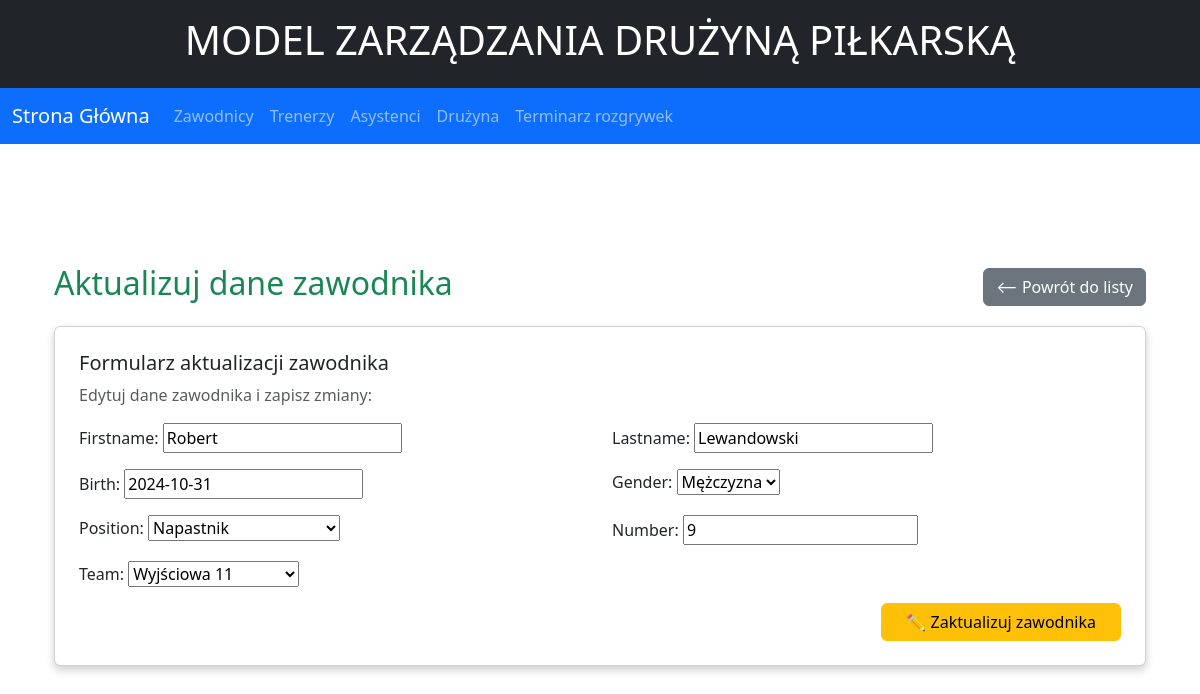
Page /player/9/change on the earlier database version.
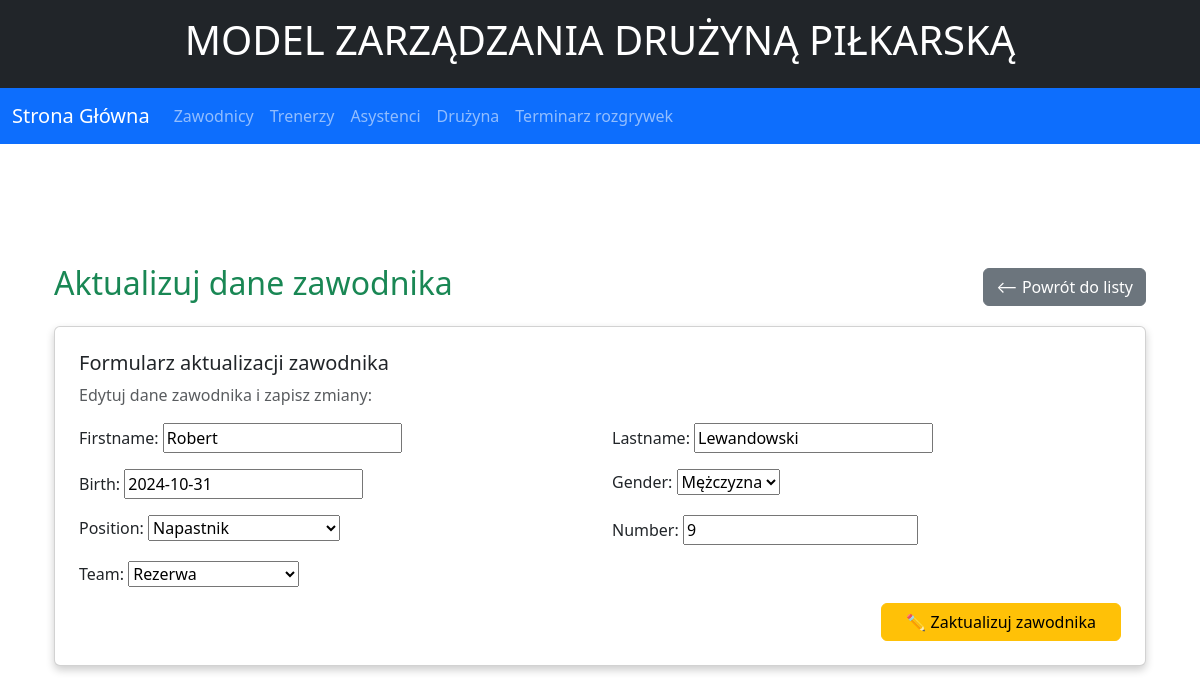
Same page on the later database version.
### Legia/models.py (models this page shows, shortened)
class Player(models.Model):
    firstname = models.CharField(max_length=50)
    lastname = models.CharField(max_length=50)
    birth = models.DateField()
    gender = models.CharField(max_length=100, choices=PLEC, null=True)
    position = models.CharField(max_length=100, choices=POSITIONS)
    number = models.PositiveBigIntegerField()
    signing_date = models.DateTimeField(auto_now_add=True)
    team = models.ForeignKey(Team,related_name='players', null=True, blank=True, on_delete=models.CASCADE)
    class Meta:
        ordering = ['team','position']

### Legia/views.py (the view)
# urls.py: path('player/<int:id>/change', views.player_update, name='player-update'),
def player_update(request, id):
    try:
        player = Player.objects.get(id=id)
    except Player.DoesNotExist:
        raise Http404("Player not found")
    if request.method == 'POST':
        form = PlayerForm(request.POST, instance=player)
        if form.is_valid():
            player = form.save()
            return redirect('player-detail', player.id)
    else:
        form = PlayerForm(instance=player)
    return render(request, "Legia/player/update.html", {'form': form})

### Legia/forms.py
class PlayerForm(forms.ModelForm):
   class Meta:
     model = Player
     fields = '__all__'

### Legia/models.py (called while the page is built)
    def __str__(self):
        return f"{self.name}"

### Legia/templates/Legia/player/update.html (shortened to what this page needs)
{% extends "Legia/base.html" %}
{% block content %}
<div class="container mt-4">
    <div class="d-flex justify-content-between align-items-center mb-3">
        <h2 class="text-success">Aktualizuj dane zawodnika</h2>
        <a href="{% url 'player-list' %}" class="btn btn-secondary">⟵ Powrót do listy</a>
    </div>
    <div class="card p-4">
        <h5 class="card-title">Formularz aktualizacji zawodnika</h5>
        <p class="text-muted mb-3">Edytuj dane zawodnika i zapisz zmiany:</p>
        <form action="" method="post">
            <div class="row">
                <div class="col-md-6 mb-3">
                    {{ form.firstname.label_tag }}
                    {{ form.firstname }}
                </div>
                <div class="col-md-6 mb-3">
                    {{ form.lastname.label_tag }}
                    {{ form.lastname }}
                </div>
                <div class="col-md-6 mb-3">
                    {{ form.birth.label_tag }}
                    {{ form.birth }}
                </div>
                <div class="col-md-6 mb-3">
                    {{ form.gender.label_tag }}
                    {{ form.gender }}
                </div>
                <div class="col-md-6 mb-3">
                    {{ form.position.label_tag }}
                    {{ form.position }}
                </div>
                <div class="col-md-6 mb-3">
                    {{ form.number.label_tag }}
                    {{ form.number }}
                </div>
                <div class="col-md-6 mb-3">
                    {{ form.team.label_tag }}
                    {{ form.team }}
                </div>
            </div>
            <div class="d-flex justify-content-end">
                <button type="submit" class="btn btn-warning px-4">✏️ Zaktualizuj zawodnika</button>
            </div>
        </form>
    </div>
</div>
{% endblock %}

Differences in the rows shown:
changed Player "Robert": team "Wyjściowa 11" → "Rezerwa"
